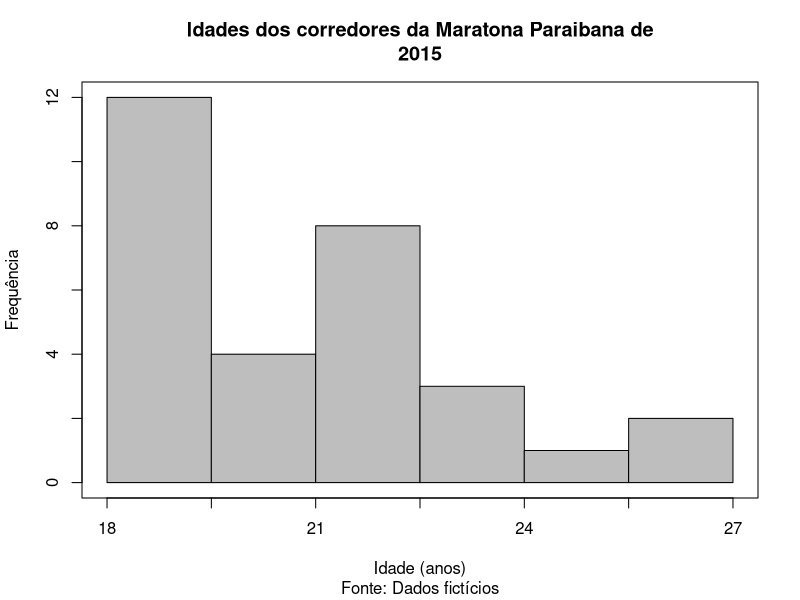
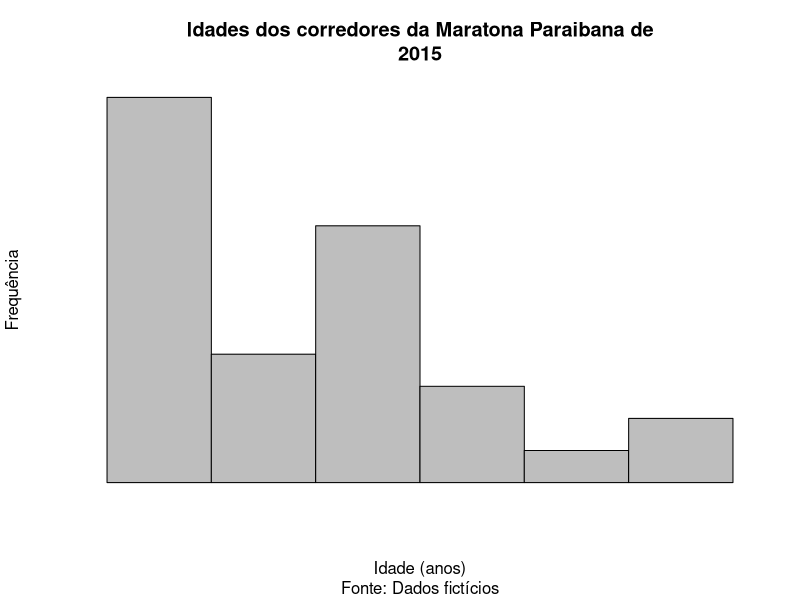

The R script that drew these images, in order: (Note: this script raises an error after producing the figures.)
#Histograma: Idade dos corredores de maratona

idade <- c(27.0, 18.0, 21.0, 23.0, 23.0,
           21.0, 21.0, 27.0, 21.0, 19.0,
           18.0, 18.0, 22.0, 19.0, 19.0,
           18.0, 19.0, 23.0, 19.0, 18.0,
           18.0, 20.0, 19.0, 24.0, 20.0,
           21.0, 20.0, 21.0, 20.0, 21.0)

#Determinar os limites inferior e superior dos dados
range(idade)

#Determinar o número ideal de classes
classes <- round(1 + 3.3 * log10(length(idade)), 0)

#Determinar os intervalos de classe
#Convém usar uma sequência em vez de digitar os limites
#Alguns argumentos do comando seq():
#                 from: Ponto inicial da sequência
#                 to: Ponto final da sequência
#                 length.out: quantos pontos na sequência (número de classes + 1)

interv<-seq(from = 18.0, to = 27.0, length.out = (classes + 1))

#Alguns argumentos do comando hist(): 
#                  <primeiro argumento>: vetor com os valores (e não as frequências)
#                  main: Título do gráfico
#                  ylab: Texto do eixo y
#                  xlab: Texto do eixo x
#                  names: Nomes das colunas
#                  break: breakpoints do histograma (limites das classes)
#                  right: se os intervalos são fechados à direita

titulo<-paste(strwrap(
  'Idades dos corredores da Maratona Paraibana de 2015',
  width = 50),collapse = "\n")

hist(idade, breaks = interv, main = titulo, xlim = range(idade),
     sub = "Fonte: Dados fictícios", right = FALSE, include.lowest = TRUE,
     xlab = "Idade (anos)", ylab = "Frequência", col = "gray", axes = FALSE)

#Gerando o eixo x
axis(1, at = c(18, 19.5, 21, 22.5, 24,25.5, 27), 
     lab=c("18","", "21", "", "24", "", "27"))

#Gerando o eixo y
axis(2, at = c(0,2,4,6,8,10,12), labels = c("0","","4","","8","","12"))

# Fechando o gráfico
box()



#Polígono de Frequência: Mesmo Banco que o Histograma

#Criar um objeto hist()
histograma<-hist(idade, breaks = interv, main = titulo, xlim = range(idade),
     sub = "Fonte: Dados fictícios", right = FALSE, include.lowest = TRUE,
     xlab = "Idade (anos)", ylab = "Frequência", col = "gray", axes = FALSE)

#Cria-se o polígono após o histograma. Argumentos do comando polygon.freq():
#             <primeiro argumento>: objeto historgama ao qual o polígono
#                                   estará associado
#             frequency: freqência a ser usada (1 - acumulada, 2 - relativa)
#             col: cor
polygon.freq(histograma, frequency=1,col="red")

#OBS: O comando polygon.freq() faz parte do pacote "agricolae"

#Gerando o eixo x
axis(1, at = c(18, 19.5, 21, 22.5, 24,25.5, 27), 
     lab=c("18","", "21", "", "24", "", "27"))

#Gerando o eixo y
axis(2, at = c(0,2,4,6,8,10,12), labels = c("0","","4","","8","","12"))

# Fechando o gráfico
box()



#Ogiva de Galton ou Diagrama de Frequência Acumulada: Mesmo Banco que o Histograma

#Gerando uma matriz de vetores de um elemento da classe e a frequência acumulada
freq_idade<-c(rep(18.75, 12), rep(20.25, 16), rep(21.75, 24),
  rep(23.25, 27), rep(24.75, 28), rep(26.25, 30))

#Gerando a Ogiva (sem eixos)
hist(freq_idade, breaks = interv, main = titulo, xlim = range(idade),
     sub = "Fonte: Dados fictícios", right = FALSE, include.lowest = TRUE,
     xlab = "Idade (anos)", ylab = "Frequência acumulada", col = "gray", axes = FALSE)

#Gerando o eixo x
axis(1, at = c(18, 19.5, 21, 22.5, 24,25.5, 27), 
     lab=c("18","", "21", "", "24", "", "27"))

#Gerando o eixo y
axis(2, at = c(0,5,10,15,20,25,30), labels = c("0","","10","","20","","30"))
